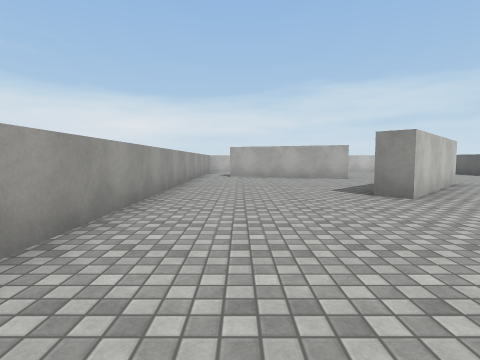
View 1 (above)

14 first-person views from a walk through a 3-D level made in the Unity game engine. The camera is 1.2 m above the floor, tilts 4° down and sees 80° across. The floor is counted in squares, 2 m on a side. Each view is taken from the middle of a square. On the plan, view 1 faces up. The plan holds only what a view shows up to about 9 squares ahead; the rest is blank. The place goes on beyond the plan. Surface patterns are stand-ins for the level's own textures.

View 2
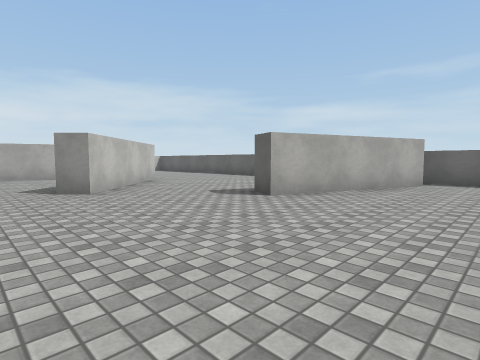

View 3
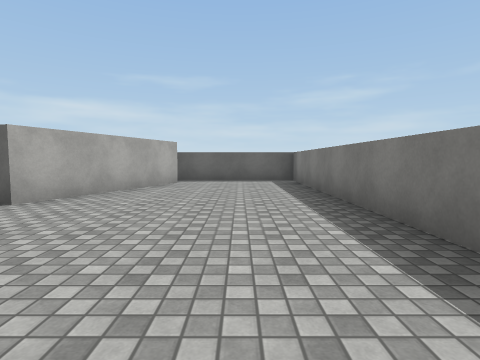

View 4
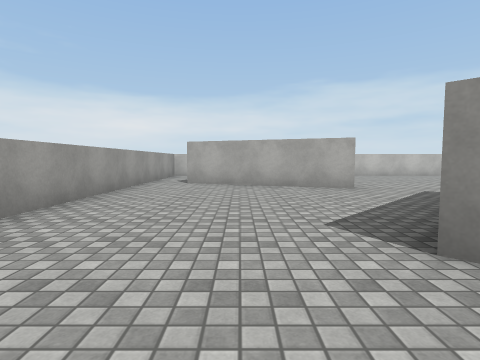

View 5
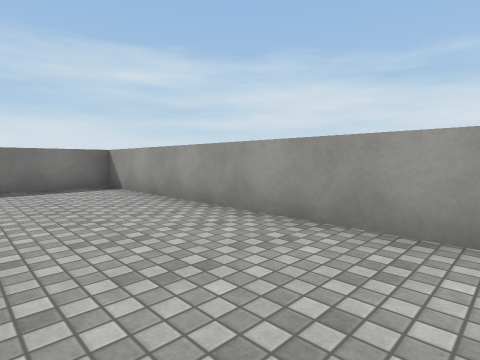

View 6
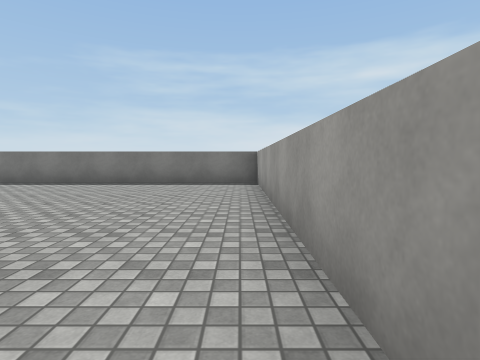

View 7
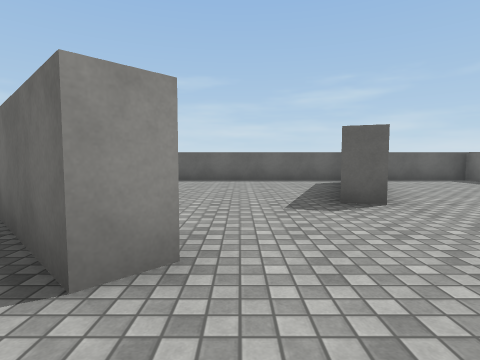

View 8
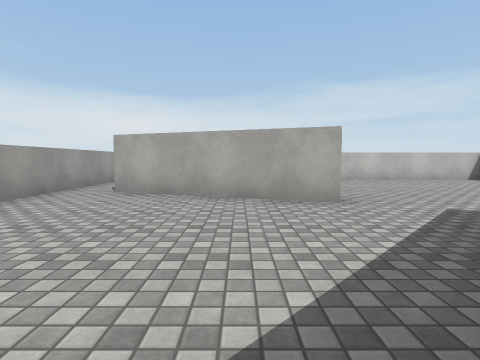

View 9
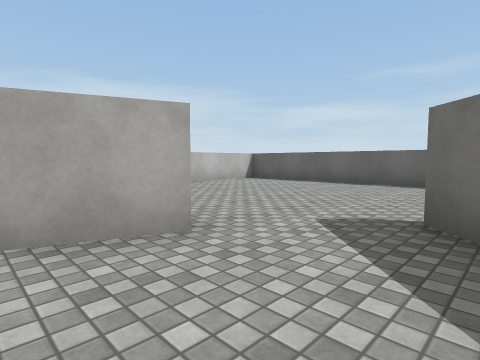

View 10
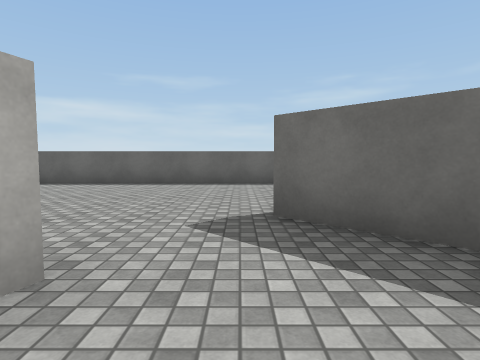

View 11
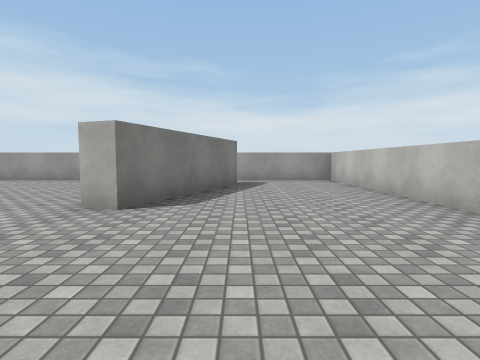

View 12
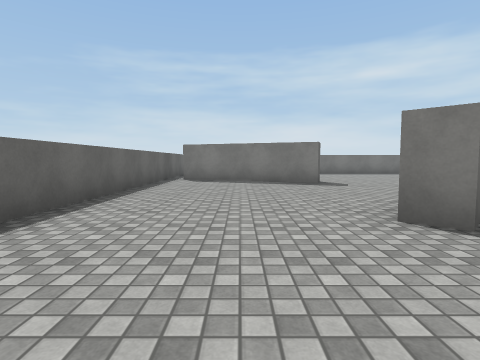

View 13
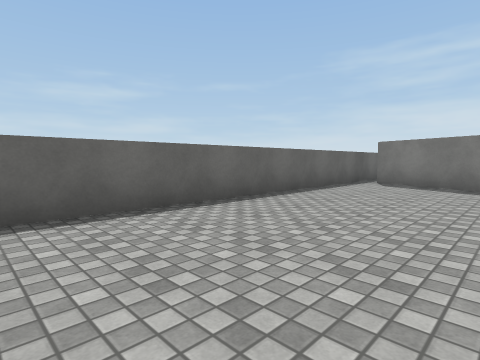

View 14
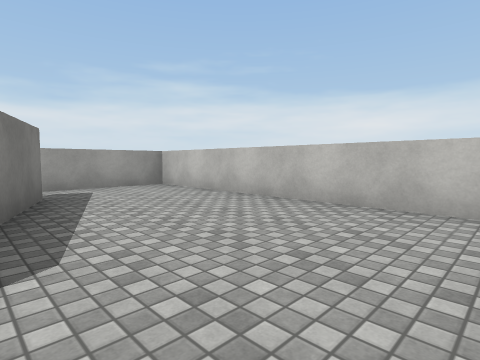

### Floor plan
Points are (right, up) in squares from view 1. A wall is a line through its corners. A room is listed if a view was taken in it or the views show most of it. See-through windows are left out.
Room 1 (views 1, 2, 3, 4, 5, 6, 7, 8, 9, 10)
walls: (2.7, 4.4) (2.2, 4.8) (4.1, 6.7); (8.6, 0.6) (4.8, 2) (5, 2.6); (3.4, 9) (-0.4, 10.4); (-1.4, 10.5) (-1.4, -2.6) (9.3, -2.6) (9.3, 0.4)
ways out: opening at (-1, 11) to room 2; opening at (3, 8) to room 2; opening at (4.5, 3.5) to room 2; opening at (9, 1.5) to room 2
Room 2 (views 11, 12, 13, 14)
walls: (4.1, 6.7) (5, 7.6) (5.5, 7.2) (2.7, 4.4); (9.4, 13.7) (-1.4, 13.7) (-1.4, 10.5); (5, 2.6) (8.8, 1.2); (-0.2, 11) (3.6, 9.5) (3.4, 9); (9.3, 0.4) (9.3, 13.1)
ways out: opening at (-1, 11) to room 1; opening at (3, 8) to room 1; opening at (4.5, 3.5) to room 1; opening at (9, 1.5) to room 1

Where each view was taken, in squares from view 1:
view 1: 0 up, 0 right, facing up
view 2: 1 down, 1 right, facing up-right
view 3: 1 down, 1 right, facing right
view 4: 3 up, 1 right, facing up
view 5: 4 up, 1 right, facing down-left
view 6: 5 up, 1 left, facing down
view 7: 4 up, 1 right, facing right
view 8: 5 up, 2 right, facing up
view 9: 7 up, 2 right, facing up-right
view 10: 8 up, 2 right, facing right
view 11: 11 up, 7 right, facing left
view 12: 10 up, 7 right, facing down
view 13: 9 up, 6 right, facing down-right
view 14: 10 up, 5 right, facing up-left
